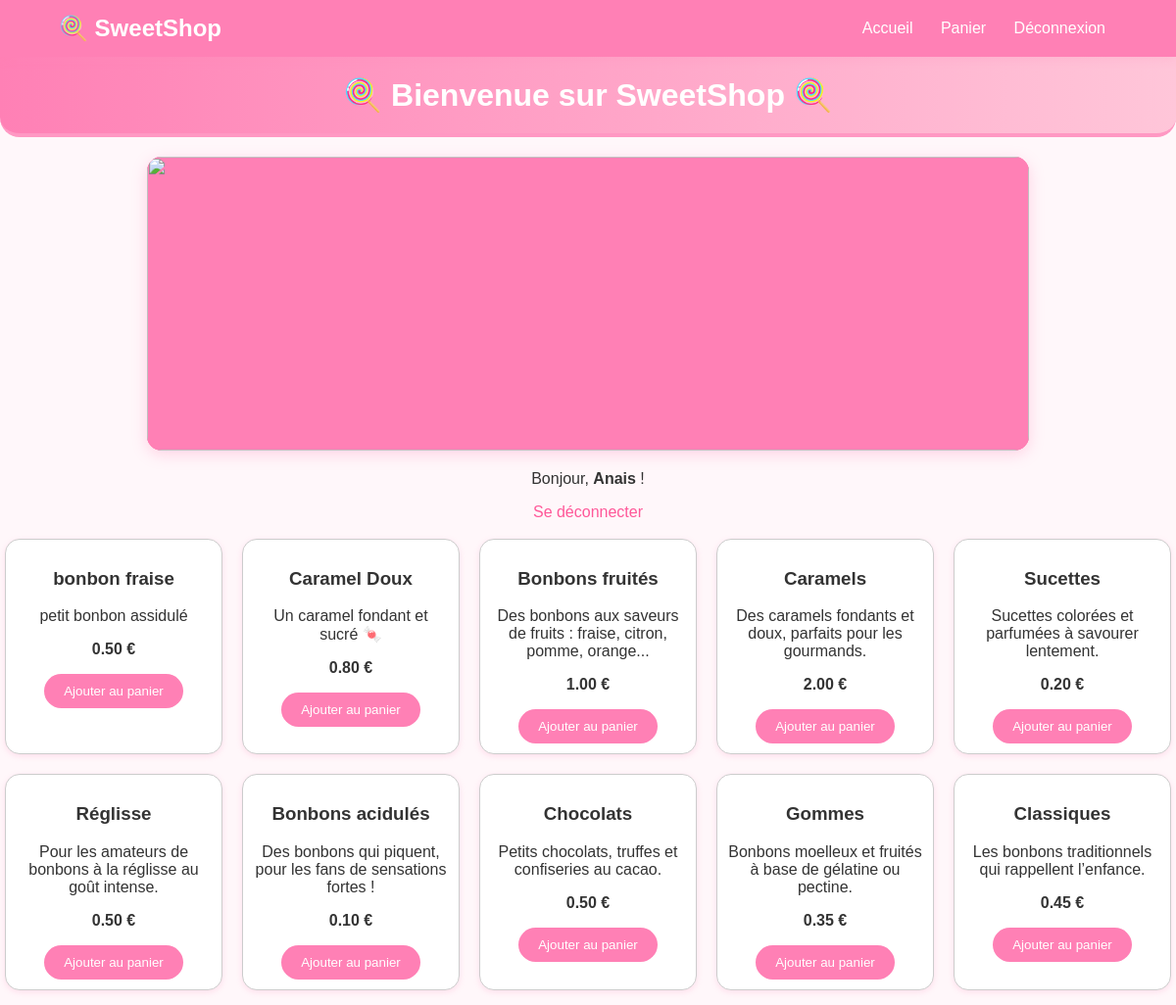
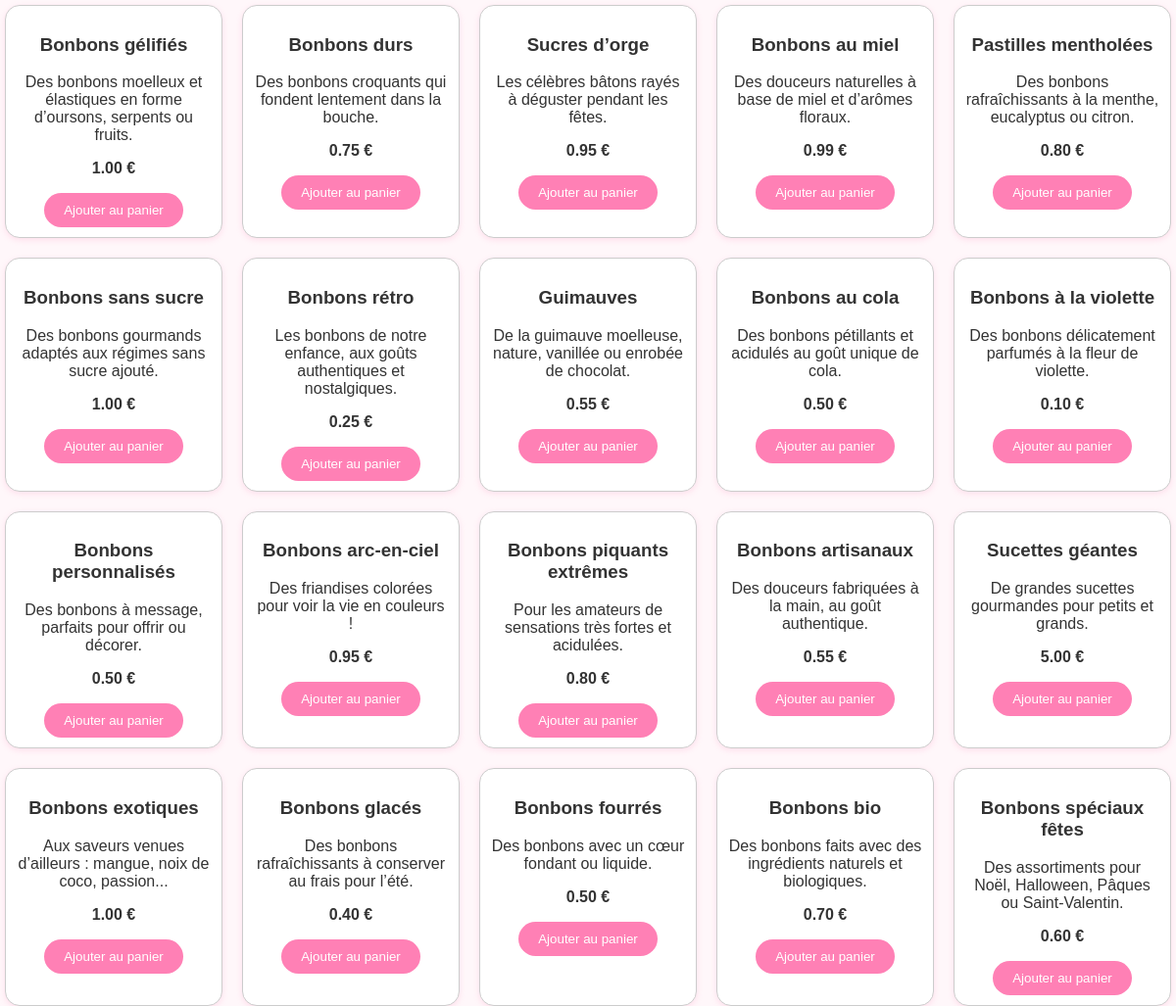
/sweetshopcandy/index.php (signed in), run on the app's committed database (2 pictures, top to bottom).
### tables this page shows
CREATE TABLE IF NOT EXISTS `products` (
  `id` int NOT NULL AUTO_INCREMENT,
  `name` varchar(100) NOT NULL,
  `description` text,
  `price` decimal(6,2) NOT NULL,
  `image` varchar(255) DEFAULT NULL,
  PRIMARY KEY (`id`)
);

### sweetshopcandy/index.php (the view, shortened to what this page needs)
<?php include "header.php"; ?>
<?php include "configuration.php"; ?>
<h1>🍭 Bienvenue sur SweetShop 🍭</h1>
<div class="slider">
  <div class="slides">
     <img src="images/image_slide1.webp" class="slide active">
  </div>
</div>
<?php
if (isset($_SESSION["user_name"])) {
     echo "<p>Bonjour, <strong>" . $_SESSION["user_name"] . "</strong> !</p>";
     echo "<a href='logout.php'>Se déconnecter</a><br><br>";
} else {
     echo "<a href='login.php'>Se connecter</a> | <a href='register.php'>Créer un compte</a><br><br>";
}
$sql = "SELECT * FROM products";
$result = mysqli_query($conn, $sql);
if (mysqli_num_rows($result) > 0) {
    echo "<div style='display:flex; flex-wrap:wrap; gap:20px; justify-content:center;'>";
    while ($row = mysqli_fetch_assoc($result)) {
        echo "<div style='border:1px solid #ccc; padding:10px; width:200px; text-align:center; border-radius:10px;'>";
        echo "<h3>" . htmlspecialchars($row['name']) . "</h3>";
        echo "<p>" . htmlspecialchars($row['description']) . "</p>";
        echo "<p><strong>" . number_format($row['price'], 2) . " €</strong></p>";
        echo "<a href='panier.php?action=add&id=" . $row['id'] . "'><button>Ajouter au panier</button></a>";
        echo "</div>";
    }
    echo "</div>";
} else {
    echo "<p>Aucun bonbon disponible pour le moment 🍬</p>";
}
?>

### sweetshopcandy/style.css (style rules this page uses)
h1 { background: linear-gradient(90deg, #ff80b5, #ffc6d9); color: white; padding: 20px; margin: 0; border-bottom: 4px solid #ff98c3; border-radius: 0 0 20px 20px; }
button, a.button { background-color: #ff80b5; color: white; border: none; padding: 10px 20px; border-radius: 20px; cursor: pointer; text-decoration: none; transition: 0.3s; }
div[style*='border:1px'] { background-color: #fff; border: 2px solid #ffd6e2; box-shadow: 0px 2px 6px rgba(255, 128, 181, 0.2); border-radius: 15px !important; transition: 0.3s; }
a { color: #ff5899; text-decoration: none; }
.slider { width: 90%; max-width: 900px; height: 300px; margin: 20px auto; border-radius: 15px; overflow: hidden; box-shadow: 0 4px 15px rgba(255, 128, 181, 0.3); position: relative; background-color:#ff80b5; }
.slides { display: flex; width: 100%; height: 100%; position: relative; background-color:#ff80b5; }
.slide { width: 100%; height: 100%; object-fit: cover; position: absolute; top: 0; left: 0; opacity: 0; transition: opacity 1s ease-in-out; background-color:#ff80b5; }
.slide.active { opacity: 1; background-color:#ff80b5; }

### data on the page
products: name "bonbon fraise", description "petit bonbon assidulé", price "0.50"
products: name "Caramel Doux", description "Un caramel fondant et sucré 🍬", price "0.80"
products: name "Bonbons fruités", description "Des bonbons aux saveurs de fruits : fraise, citron, pomme, orange...", price "1.00"
products: name "Caramels", description "Des caramels fondants et doux, parfaits pour les gourmands.", price "2.00"
products: name "Sucettes", description "Sucettes colorées et parfumées à savourer lentement.", price "0.20"
products: name "Réglisse", description "Pour les amateurs de bonbons à la réglisse au goût intense.", price "0.50"
products: name "Bonbons acidulés", description "Des bonbons qui piquent, pour les fans de sensations fortes !", price "0.10"
products: name "Chocolats", description "Petits chocolats, truffes et confiseries au cacao.", price "0.50"
products: name "Gommes", description "Bonbons moelleux et fruités à base de gélatine ou pectine.", price "0.35"
products: name "Classiques", description "Les bonbons traditionnels qui rappellent l’enfance.", price "0.45"
products: name "Bonbons gélifiés", description "Des bonbons moelleux et élastiques en forme d’oursons, serpents ou fruits.", price "1.00"
products: name "Bonbons durs", description "Des bonbons croquants qui fondent lentement dans la bouche.", price "0.75"
products: name "Sucres d’orge", description "Les célèbres bâtons rayés à déguster pendant les fêtes.", price "0.95"
products: name "Bonbons au miel", description "Des douceurs naturelles à base de miel et d’arômes floraux.", price "0.99"
products: name "Pastilles mentholées", description "Des bonbons rafraîchissants à la menthe, eucalyptus ou citron.", price "0.80"
products: name "Bonbons sans sucre", description "Des bonbons gourmands adaptés aux régimes sans sucre ajouté.", price "1.00"
products: name "Bonbons rétro", description "Les bonbons de notre enfance, aux goûts authentiques et nostalgiques.", price "0.25"
products: name "Guimauves", description "De la guimauve moelleuse, nature, vanillée ou enrobée de chocolat.", price "0.55"
products: name "Bonbons au cola", description "Des bonbons pétillants et acidulés au goût unique de cola.", price "0.50"
products: name "Bonbons à la violette", description "Des bonbons délicatement parfumés à la fleur de violette.", price "0.10"
products: name "Bonbons personnalisés", description "Des bonbons à message, parfaits pour offrir ou décorer.", price "0.50"
products: name "Bonbons arc-en-ciel", description "Des friandises colorées pour voir la vie en couleurs !", price "0.95"
products: name "Bonbons piquants extrêmes", description "Pour les amateurs de sensations très fortes et acidulées.", price "0.80"
products: name "Bonbons artisanaux", description "Des douceurs fabriquées à la main, au goût authentique.", price "0.55"
products: name "Sucettes géantes", description "De grandes sucettes gourmandes pour petits et grands.", price "5.00"
products: name "Bonbons exotiques", description "Aux saveurs venues d’ailleurs : mangue, noix de coco, passion...", price "1.00"
products: name "Bonbons glacés", description "Des bonbons rafraîchissants à conserver au frais pour l’été.", price "0.40"
products: name "Bonbons fourrés", description "Des bonbons avec un cœur fondant ou liquide.", price "0.50"
products: name "Bonbons bio", description "Des bonbons faits avec des ingrédients naturels et biologiques.", price "0.70"
products: name "Bonbons spéciaux fêtes", description "Des assortiments pour Noël, Halloween, Pâques ou Saint-Valentin.", price "0.60"

### other printed values
$_SESSION["user_name"] "Anais"
